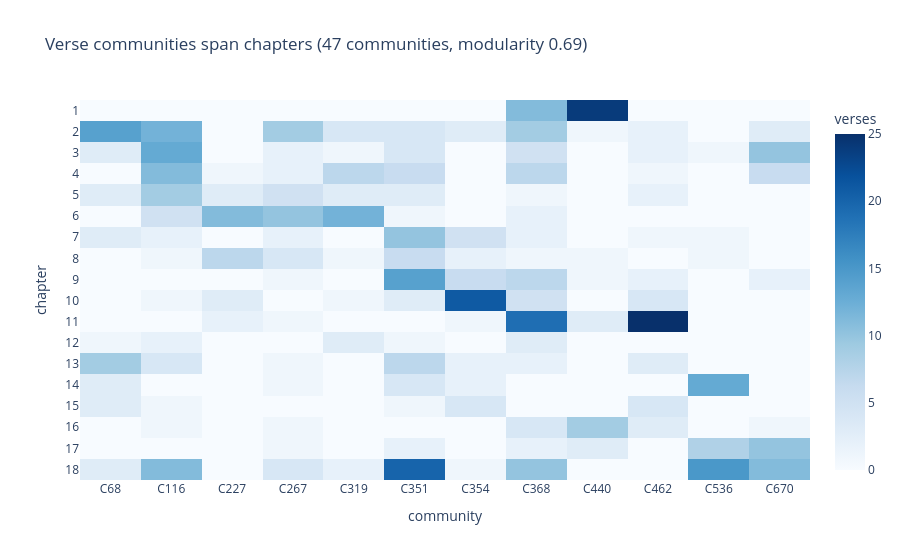

Notebook code cell kept with this figure:
### Code cell
# Figure 1a: chapter x community heatmap (cross-chapter mixing made visible).
top_comms = sizes.head(12).index.tolist()
heat = lv[lv["communityId"].isin(top_comms)]
pivot = (
    heat.pivot_table(index="chapter", columns="communityId",
                     values="id", aggfunc="count", fill_value=0)
    .reindex(range(1, counts["chapters"] + 1), fill_value=0)
)
pivot.columns = [f"C{c}" for c in pivot.columns]
fig1a = px.imshow(
    pivot, aspect="auto", color_continuous_scale="Blues",
    labels=dict(x="community", y="chapter", color="verses"),
    title=(f"Verse communities span chapters "
           f"({community_count} communities, modularity {modularity:.2f})"),
)
fig1a.update_yaxes(dtick=1)
assert int(pivot.values.sum()) == int(heat.shape[0])
export(fig1a, "analysis_communities_heatmap.html")
fig1a

### Figure 1 — Plotly figure (JSON) as saved in the notebook; plotly's stock layout.template omitted (floating-point values rounded to 4 significant figures; data arrays with more than 128 entries replaced by an {"elided": "..."} marker saying what was removed)
{"data": [{"coloraxis": "coloraxis", "hovertemplate": "community: %{x}<br>chapter: %{y}<br>verses: %{z}<extra></extra>", "name": "0", "type": "heatmap", "x": ["C68", "C116", "C227", "C267", "C319", "C351", "C354", "C368", "C440", "C462", "C536", "C670"], "xaxis": "x", "y": [1, 2, 3, 4, 5, 6, 7, 8, 9, 10, 11, 12, 13, 14, 15, 16, 17, 18], "yaxis": "y", "z": {"elided": "18x12 int values"}}], "layout": {"coloraxis": {"autocolorscale": false, "colorbar": {"title": {"text": "verses"}}, "colorscale": [[0.0, "rgb(247,251,255)"], [0.125, "rgb(222,235,247)"], [0.25, "rgb(198,219,239)"], [0.375, "rgb(158,202,225)"], [0.5, "rgb(107,174,214)"], [0.625, "rgb(66,146,198)"], [0.75, "rgb(33,113,181)"], [0.875, "rgb(8,81,156)"], [1.0, "rgb(8,48,107)"]]}, "title": {"text": "Verse communities span chapters (47 communities, modularity 0.69)"}, "xaxis": {"anchor": "y", "domain": [0.0, 1.0], "title": {"text": "community"}}, "yaxis": {"anchor": "x", "autorange": "reversed", "domain": [0.0, 1.0], "dtick": 1, "title": {"text": "chapter"}}}}
